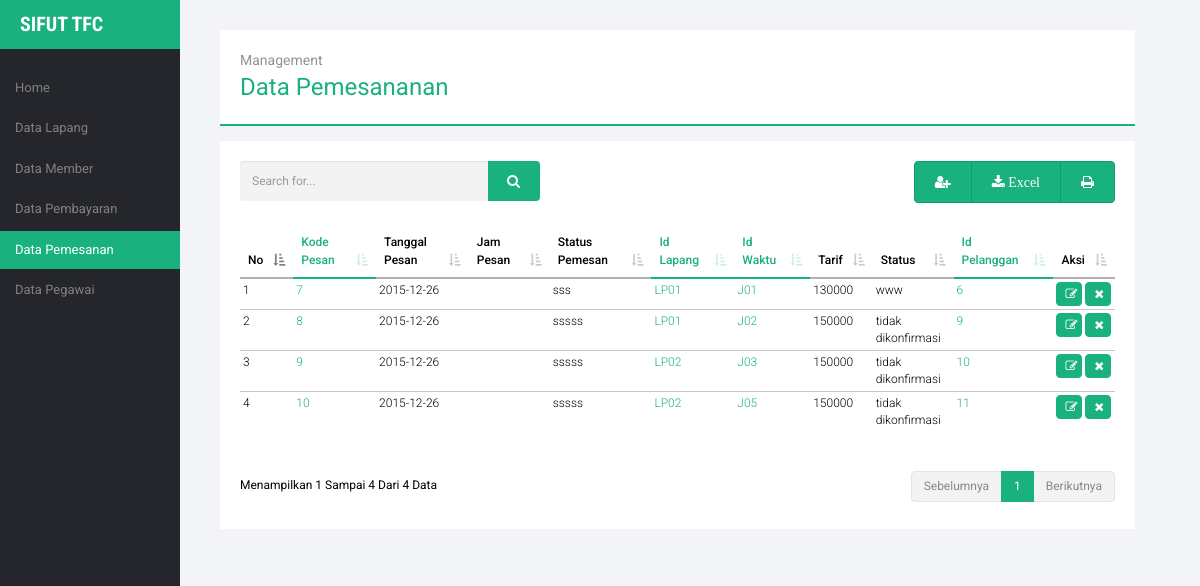
Page /pegawai/pegawai.php?module=data_pemesanan on the earlier database version.
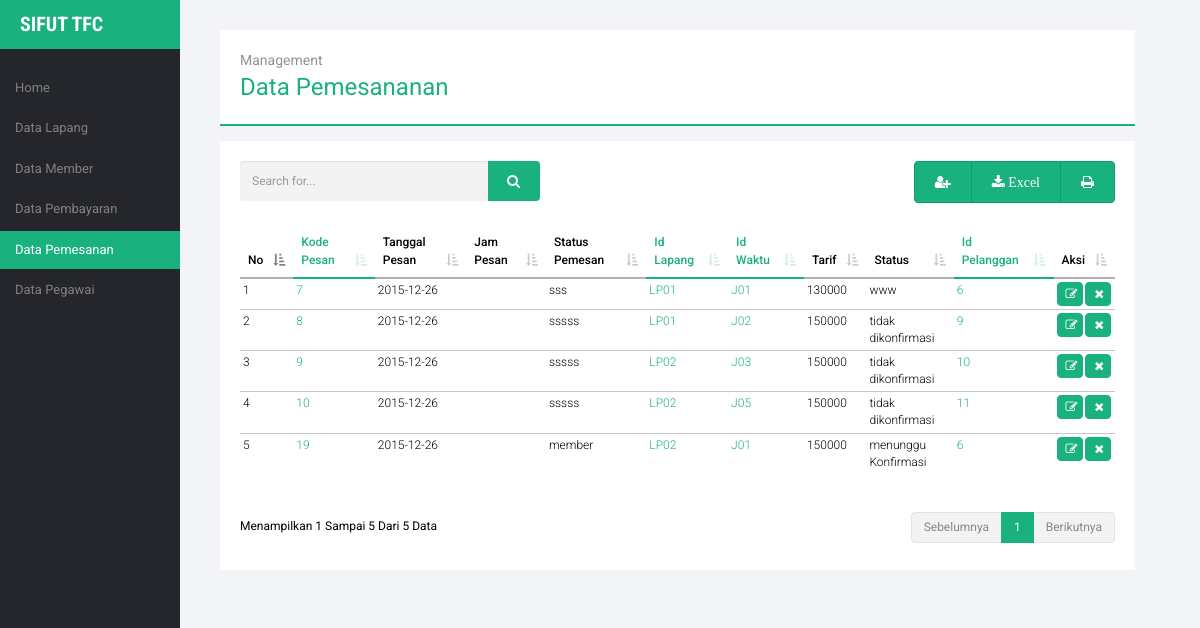
Same page on the later database version.
### tables this page shows
CREATE TABLE IF NOT EXISTS `pemesanan` (
  `kode_pesan` int(11) NOT NULL,
  `tanggal_pesan` date NOT NULL,
  `status_pemesan` varchar(30) NOT NULL,
  `id_lapang` char(8) NOT NULL,
  `id_waktu` char(8) NOT NULL,
  `tarif` int(11) NOT NULL,
  `status` varchar(20) NOT NULL,
  `id_pelanggan` int(11) NOT NULL
);

### pegawai/module_pemesanan/table/table_body.php (the view)
<?php
echo "
	<tr><td>$no</td>
     <td class='tab-col'>$tampil[kode_pesan]</td>
     		         <td>$tampil[tanggal_pesan]</td>
     		         <td>$tampil[jam_pesan]</td>
			         <td>$tampil[status_pemesan]</td>
			         <td class='tab-col'>$tampil[id_lapang]</td>
			         <td class='tab-col'>$tampil[id_waktu]</td>
			         <td>$tampil[tarif]</td>
			         <td>$tampil[status]</td>
			         <td class='tab-col'>$tampil[id_pelanggan]</td>
	 ";

### pegawai/module_pemesanan/tampil_pemesanan.php
<?php
	$tampil_admin = mysql_query("SELECT * FROM pemesanan ORDER BY kode_pesan");
?>
    <div class="title-content">
    <span>Management</span>
    data pemesananan
  </div>
  <div class="content">
    <div class="row">
      <div class="col-md-6">
        <form action="?module=data_pemesanan&act=caripemesanan" method="post">
          <div class="input-group search">
            <input name="cari" type="text" class="form-control" placeholder="Search for...">
            <span class="input-group-btn">
              <button class="btn btn-default" type="submit"><i class="fa fa-search"></i></button>
            </span>
          </div>
        </form>
      </div>
      <div class="col-md-6">
        <div class="btn-group" role="group" aria-label="fungsional">
          <a type="button" class="btn btn-default" href="#tambah_data" data-toggle="modal"><i class="fa fa-user-plus"></i></a>
          <a type="button" class="btn btn-default" href="module_pemesanan/action_pemesanan.php?module=data_pemesanan&act=export"><i class="fa fa-download"> Excel</i></a>
          <a type="button" class="btn btn-default" href="module_pemesanan/cetak_pdf.php"><i class="fa fa-print"></i></a>
        </div>
      </div>
    </div>
    <table cellpadding="0" cellspacing="0" border="0" class="table table-hover tab-mar-top" id="example">
      <?php include "table/table_header.php" ?>
          <th width="20px">Aksi</th>
        </tr>
      </thead>
      <tbody>
<?php
    $no=1;
    while ($tampil=mysql_fetch_array($tampil_admin)){
       include "table/table_body.php";
       echo "
             <td><a href='?module=data_pemesanan&act=editpemesanan&id=$tampil[kode_pesan]' class='fa fa-edit'></a>
             <a class='fa fa-remove' href=javascript:confirmdelete('$action?module=data_pemesanan&act=hapuspemesanan&id=$tampil[kode_pesan]')></a></td>
             </tr>";
      $no++;
    }
  echo "
        </tbody>
        </table>
        </div>";
?>

Differences in the rows shown:
added pemesanan: no "5", kode_pesan "19", tanggal_pesan "2015-12-26", status_pemesan "member", id_lapang "LP02", id_waktu "J01", tarif "150000", status "menunggu Konfirmasi", id_pelanggan "6"
Other differences:
text written by a page script: "Menampilkan 1 Sampai 4 Dari 4 Data Sebelumnya 1 Berikutnya" → "Menampilkan 1 Sampai 5 Dari 5 Data Sebelumnya 1 Berikutnya"
